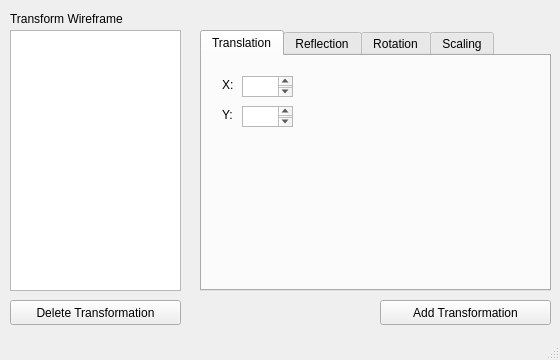
<?xml version="1.0" encoding="UTF-8"?>
<ui version="4.0">
 <class>MainWindow</class>
 <widget class="QMainWindow" name="MainWindow">
  <property name="geometry">
   <rect>
    <x>0</x>
    <y>0</y>
    <width>560</width>
    <height>360</height>
   </rect>
  </property>
  <property name="windowTitle">
   <string>MainWindow</string>
  </property>
  <widget class="QWidget" name="centralwidget">
   <widget class="QLabel" name="transformLabel">
    <property name="geometry">
     <rect>
      <x>10</x>
      <y>10</y>
      <width>151</width>
      <height>17</height>
     </rect>
    </property>
    <property name="text">
     <string>Transform Wireframe</string>
    </property>
   </widget>
   <widget class="QListView" name="listView">
    <property name="geometry">
     <rect>
      <x>10</x>
      <y>30</y>
      <width>171</width>
      <height>261</height>
     </rect>
    </property>
   </widget>
   <widget class="QPushButton" name="deleteTransformationPushButton">
    <property name="geometry">
     <rect>
      <x>10</x>
      <y>300</y>
      <width>171</width>
      <height>25</height>
     </rect>
    </property>
    <property name="text">
     <string>Delete Transformation</string>
    </property>
   </widget>
   <widget class="QTabWidget" name="tabWidget">
    <property name="geometry">
     <rect>
      <x>200</x>
      <y>30</y>
      <width>351</width>
      <height>261</height>
     </rect>
    </property>
    <property name="currentIndex">
     <number>0</number>
    </property>
    <widget class="QWidget" name="translationTab">
     <attribute name="title">
      <string>Translation</string>
     </attribute>
     <widget class="QTextEdit" name="translationXTextEdit">
      <property name="geometry">
       <rect>
        <x>40</x>
        <y>20</y>
        <width>51</width>
        <height>21</height>
       </rect>
      </property>
     </widget>
     <widget class="QLabel" name="translationXLabel">
      <property name="geometry">
       <rect>
        <x>20</x>
        <y>20</y>
        <width>16</width>
        <height>17</height>
       </rect>
      </property>
      <property name="text">
       <string>X:</string>
      </property>
     </widget>
     <widget class="QTextEdit" name="translationYTextEdit">
      <property name="geometry">
       <rect>
        <x>40</x>
        <y>50</y>
        <width>51</width>
        <height>21</height>
       </rect>
      </property>
     </widget>
     <widget class="QLabel" name="translationYLabel">
      <property name="geometry">
       <rect>
        <x>20</x>
        <y>50</y>
        <width>16</width>
        <height>17</height>
       </rect>
      </property>
      <property name="text">
       <string>Y:</string>
      </property>
     </widget>
    </widget>
    <widget class="QWidget" name="tab">
     <attribute name="title">
      <string>Reflection</string>
     </attribute>
     <widget class="QCheckBox" name="reflectionXCheckBox">
      <property name="geometry">
       <rect>
        <x>20</x>
        <y>20</y>
        <width>92</width>
        <height>23</height>
       </rect>
      </property>
      <property name="text">
       <string>X</string>
      </property>
     </widget>
     <widget class="QCheckBox" name="reflectionYCheckBox">
      <property name="geometry">
       <rect>
        <x>20</x>
        <y>50</y>
        <width>92</width>
        <height>23</height>
       </rect>
      </property>
      <property name="text">
       <string>Y</string>
      </property>
     </widget>
    </widget>
    <widget class="QWidget" name="rotationTab">
     <attribute name="title">
      <string>Rotation</string>
     </attribute>
     <widget class="QComboBox" name="rotationComboBox">
      <property name="geometry">
       <rect>
        <x>20</x>
        <y>20</y>
        <width>281</width>
        <height>25</height>
       </rect>
      </property>
      <item>
       <property name="text">
        <string>Rotate about the center of the object</string>
       </property>
      </item>
      <item>
       <property name="text">
        <string>Rotate about the origin</string>
       </property>
      </item>
      <item>
       <property name="text">
        <string>Rotate about a point</string>
       </property>
      </item>
     </widget>
     <widget class="QTextEdit" name="translationXTextEdit_3">
      <property name="geometry">
       <rect>
        <x>100</x>
        <y>60</y>
        <width>51</width>
        <height>21</height>
       </rect>
      </property>
     </widget>
     <widget class="QLabel" name="translationXLabel_3">
      <property name="geometry">
       <rect>
        <x>30</x>
        <y>60</y>
        <width>71</width>
        <height>17</height>
       </rect>
      </property>
      <property name="text">
       <string>Degrees:</string>
      </property>
     </widget>
    </widget>
    <widget class="QWidget" name="scaleTab">
     <attribute name="title">
      <string>Scaling</string>
     </attribute>
     <widget class="QTextEdit" name="scalingXTextEdit">
      <property name="geometry">
       <rect>
        <x>40</x>
        <y>20</y>
        <width>51</width>
        <height>21</height>
       </rect>
      </property>
     </widget>
     <widget class="QLabel" name="scalingYLabel">
      <property name="geometry">
       <rect>
        <x>20</x>
        <y>50</y>
        <width>16</width>
        <height>17</height>
       </rect>
      </property>
      <property name="text">
       <string>Y:</string>
      </property>
     </widget>
     <widget class="QLabel" name="scalingXLabel">
      <property name="geometry">
       <rect>
        <x>20</x>
        <y>20</y>
        <width>16</width>
        <height>17</height>
       </rect>
      </property>
      <property name="text">
       <string>X:</string>
      </property>
     </widget>
     <widget class="QTextEdit" name="scalingYTextEdit">
      <property name="geometry">
       <rect>
        <x>40</x>
        <y>50</y>
        <width>51</width>
        <height>21</height>
       </rect>
      </property>
     </widget>
    </widget>
   </widget>
   <widget class="QPushButton" name="addTransformationPushButton">
    <property name="geometry">
     <rect>
      <x>380</x>
      <y>300</y>
      <width>171</width>
      <height>25</height>
     </rect>
    </property>
    <property name="text">
     <string>Add Transformation</string>
    </property>
   </widget>
  </widget>
  <widget class="QStatusBar" name="statusbar"/>
 </widget>
 <resources/>
 <connections/>
</ui>
